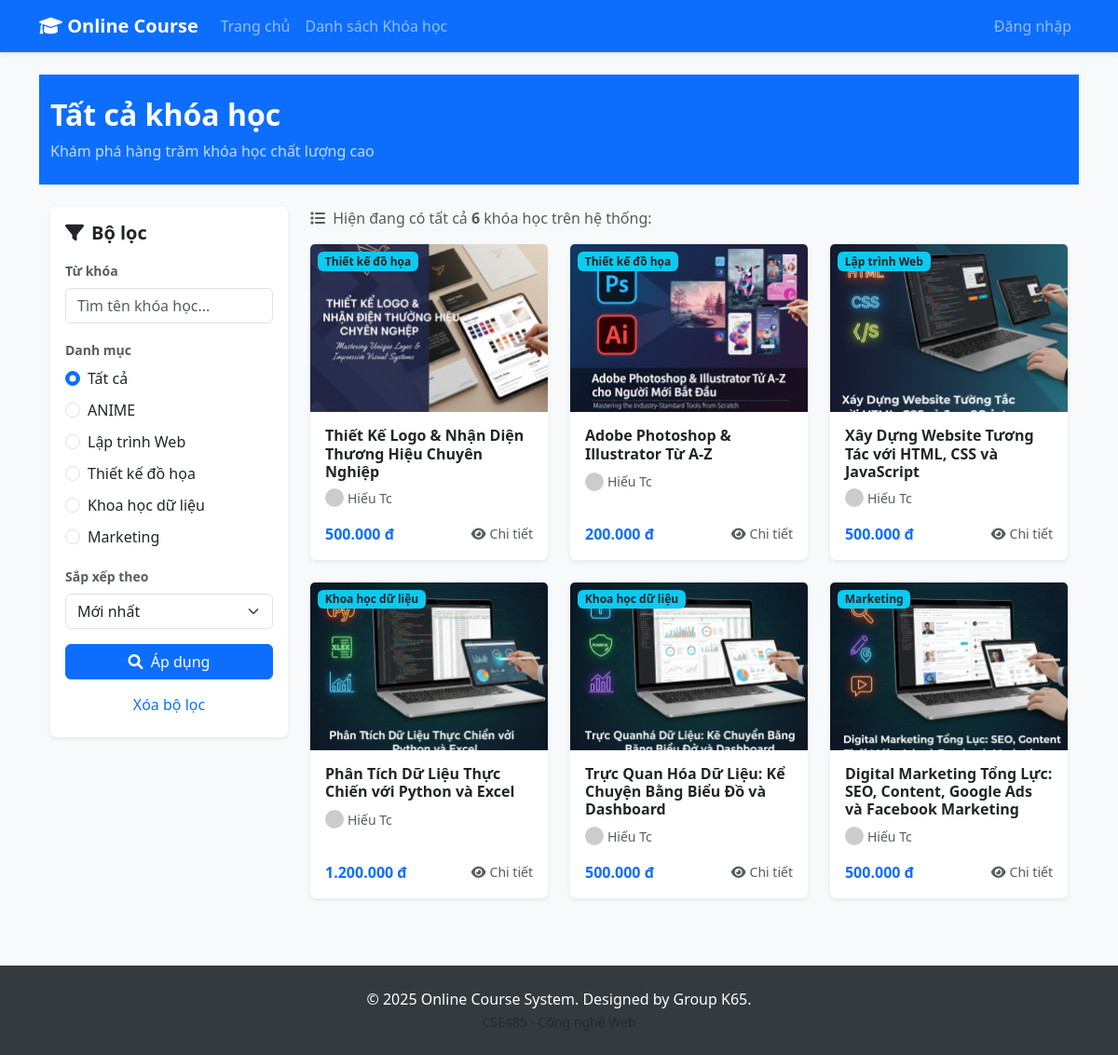
The app's page /index.php?controller=course&action=index with its own data.
### tables this page shows
CREATE TABLE `categories` (
  `id` int(11) NOT NULL,
  `name` varchar(255) NOT NULL,
  `description` text DEFAULT NULL,
  `created_at` datetime DEFAULT current_timestamp()
);

CREATE TABLE `courses` (
  `id` int(11) NOT NULL,
  `title` varchar(255) NOT NULL,
  `description` text DEFAULT NULL,
  `instructor_id` int(11) DEFAULT NULL,
  `category_id` int(11) DEFAULT NULL,
  `price` decimal(10,2) DEFAULT 0.00,
  `duration_weeks` int(11) DEFAULT NULL,
  `level` varchar(50) DEFAULT NULL COMMENT 'Beginner, Intermediate, Advanced',
  `image` varchar(255) DEFAULT NULL,
  `created_at` datetime DEFAULT current_timestamp(),
  `updated_at` datetime DEFAULT current_timestamp() ON UPDATE current_timestamp(),
  `status` varchar(20) DEFAULT 'pending'
);

CREATE TABLE `users` (
  `id` int(11) NOT NULL,
  `username` varchar(255) NOT NULL,
  `email` varchar(255) NOT NULL,
  `password` varchar(255) NOT NULL,
  `fullname` varchar(255) DEFAULT NULL,
  `role` int(11) DEFAULT 0 COMMENT '0: Student, 1: Instructor, 2: Admin',
  `created_at` datetime DEFAULT current_timestamp()
);

### controllers/CourseController.php (called while the page is built, shortened)
<?php
require_once 'config/Database.php';
require_once 'models/Course.php';
require_once 'models/Category.php';
class CourseController {
    private $courseModel;
    private $categoryModel;
    public function __construct() {
        $database = new Database();
        $this->db = $database->connect();
        $this->courseModel = new Course($this->db);
        $this->categoryModel = new Category($this->db);
    }
    public function index() {
        $keyword = isset($_GET['keyword']) ? $_GET['keyword'] : '';
        $category_id = isset($_GET['category_id']) ? $_GET['category_id'] : '';
        $sort = isset($_GET['sort']) ? $_GET['sort'] : 'newest';
        $categories = $this->categoryModel->getAll();
        $courses = $this->courseModel->getCourses($keyword, $category_id, $sort);
        include 'views/courses/index.php';
    }
}
?>

### config/Database.php (called while the page is built, shortened)
<?php
class Database {
    private $host = 'localhost';
    private $db_name = 'onlinecourse';
    private $username = 'root';
    private $password = '';
    private $port = '3306';
    public function connect() {
        $this->conn = null;
        try {
            $dsn = "mysql:host=" . $this->host . ";port=" . $this->port . ";dbname=" . $this->db_name . ";charset=utf8mb4";
            $this->conn = new PDO($dsn, $this->username, $this->password);
            $this->conn->setAttribute(PDO::ATTR_ERRMODE, PDO::ERRMODE_EXCEPTION);
            $this->conn->setAttribute(PDO::ATTR_DEFAULT_FETCH_MODE, PDO::FETCH_ASSOC);
        } catch(PDOException $e) {
            echo "Lỗi kết nối: " . $e->getMessage();
        }
        return $this->conn;
    }
}
?>

### models/Category.php (called while the page is built, shortened)
<?php
class Category {
    private $conn;
    private $table = 'categories';
    public function __construct($db) {
        $this->conn = $db;
    }
    public function getAll() {
        $query = "SELECT * FROM " . $this->table . " ORDER BY created_at DESC";
        $stmt = $this->conn->prepare($query);
        $stmt->execute();
        return $stmt->fetchAll(PDO::FETCH_ASSOC);
    }
}
?>

### models/Course.php (called while the page is built, shortened)
<?php
class Course {
    private $conn;
    private $table = 'courses';
    public function __construct($db) {
        $this->conn = $db;
    }
    public function getCourses($keyword = '', $category_id = '', $sort = 'newest') {
        $query = "SELECT c.*, u.fullname as instructor_name, cat.name as category_name
                  FROM " . $this->table . " c
                  LEFT JOIN users u ON c.instructor_id = u.id
                  LEFT JOIN categories cat ON c.category_id = cat.id
                  WHERE c.status = 'approved'";
        switch ($sort) {
            default:           $query .= " ORDER BY c.created_at DESC"; break;
        }
        $stmt = $this->conn->prepare($query);
        $stmt->execute();
        return $stmt->fetchAll(PDO::FETCH_ASSOC);
    }
}
?>

### views/courses/index.php (the view, shortened to what this page needs)
<?php include 'views/layouts/header.php'; ?>
<div class="bg-primary py-4 mb-4">
    <div class="container text-white">
        <h1 class="fw-bold fs-2">Tất cả khóa học</h1>
        <p class="mb-0 opacity-75">Khám phá hàng trăm khóa học chất lượng cao</p>
    </div>
</div>
<div class="container pb-5">
    <div class="row">
        <div class="col-lg-3 mb-4">
            <div class="card shadow-sm border-0">
                <div class="card-body">
                    <h5 class="fw-bold mb-3"><i class="fas fa-filter me-2"></i>Bộ lọc</h5>
                    <form action="index.php" method="GET">
                        <div class="mb-3">
                            <label class="form-label small fw-bold text-muted">Từ khóa</label>
                            <input type="text" name="keyword" class="form-control" placeholder="Tìm tên khóa học..."
                                   value="<?= isset($_GET['keyword']) ? htmlspecialchars($_GET['keyword']) : '' ?>">
                        </div>
                        <div class="mb-3">
                            <label class="form-label small fw-bold text-muted">Danh mục</label>
                            <div class="d-grid gap-2">
                                <div class="form-check">
                                    <input class="form-check-input" type="radio" name="category_id" value="" id="cat_all"
                                           <?= (!isset($_GET['category_id']) || $_GET['category_id'] == '') ? 'checked' : '' ?>
                                           onchange="this.form.submit()">
                                    <label class="form-check-label" for="cat_all">Tất cả</label>
                                </div>
                                <?php foreach ($categories as $cat): ?>
                                    <div class="form-check">
                                        <input class="form-check-input" type="radio" name="category_id" value="<?= $cat['id'] ?>" id="cat_<?= $cat['id'] ?>"
                                               <?= (isset($_GET['category_id']) && $_GET['category_id'] == $cat['id']) ? 'checked' : '' ?>
                                               onchange="this.form.submit()">
                                        <label class="form-check-label" for="cat_<?= $cat['id'] ?>">
                                            <?= htmlspecialchars($cat['name']) ?>
                                        </label>
                                    </div>
                                <?php endforeach; ?>
                            </div>
                        </div>
                        <div class="mb-3">
                            <label class="form-label small fw-bold text-muted">Sắp xếp theo</label>
                            <select name="sort" class="form-select" onchange="this.form.submit()">
                                <option value="newest" <?= (isset($_GET['sort']) && $_GET['sort'] == 'newest') ? 'selected' : '' ?>>Mới nhất</option>
                            </select>
                        </div>
                        <div class="d-grid">
                            <button type="submit" class="btn btn-primary"><i class="fas fa-search me-1"></i> Áp dụng</button>
                            <a href="index.php?controller=course&action=index" class="btn btn-link text-decoration-none mt-2">Xóa bộ lọc</a>
                        </div>
                    </form>
                </div>
            </div>
        </div>
        <div class="col-lg-9">
            <?php if (count($courses) > 0): ?>
                <?php
    $is_filtering = !empty($_GET['keyword']) || !empty($_GET['category_id']);
?>
<?php if ($is_filtering): ?>
    <p class="text-muted mb-3">
        <i class="fas fa-search me-1"></i>
        Tìm thấy <strong><?= count($courses) ?></strong> kết quả phù hợp với bộ lọc:
    </p>
<?php else: ?>
    <p class="text-muted mb-3">
        <i class="fas fa-list me-1"></i>
        Hiện đang có tất cả <strong><?= count($courses) ?></strong> khóa học trên hệ thống:
    </p>
<?php endif; ?>
                <div class="row g-4">
                    <?php foreach ($courses as $course): ?>
                        <div class="col-md-6 col-lg-4">
                            <div class="card h-100 shadow-sm border-0 hover-card">
                                <div class="position-relative">
                                    <img src="<?= BASE_URL ?>assets/uploads/courses/<?= htmlspecialchars($course['image']) ?>"
     class="card-img-top" alt="Course" style="height: 180px; object-fit: cover;">
                                    <span class="badge bg-info text-dark position-absolute top-0 start-0 m-2">
                                        <?= htmlspecialchars($course['category_name']) ?>
                                    </span>
                                </div>
                                <div class="card-body d-flex flex-column">
                                    <h6 class="card-title fw-bold" style="min-height: 40px;">
                                        <a href="index.php?controller=course&action=detail&id=<?= $course['id'] ?>" class="text-decoration-none text-dark stretched-link">
                                            <?= htmlspecialchars($course['title']) ?>
                                        </a>
                                    </h6>
                                    <div class="d-flex align-items-center mb-3 text-muted small">
                                        <img src="https://via.placeholder.com/20" class="rounded-circle me-1" alt="gv">
                                        <span><?= htmlspecialchars($course['instructor_name']) ?></span>
                                    </div>
                                    <div class="mt-auto d-flex justify-content-between align-items-center">
                                        <span class="fw-bold text-primary">
                                            <?= number_format($course['price'], 0, ',', '.') ?> đ
                                        </span>
                                        <small class="text-muted"><i class="fas fa-eye me-1"></i>Chi tiết</small>
                                    </div>
                                </div>
                            </div>
                        </div>
                    <?php endforeach; ?>
                </div>
            <?php endif; ?>
        </div>
    </div>
</div>
<?php include 'views/layouts/footer.php'; ?>

### index.php (shortened to what this page needs)
<?php
require_once 'config/Database.php';
$controller = isset($_GET['controller']) ? $_GET['controller'] : 'home';
$action = isset($_GET['action']) ? $_GET['action'] : 'index';
$controllerName = ucfirst($controller) . 'Controller';
$controllerPath = "controllers/$controllerName.php";
if (file_exists($controllerPath)) {
    $obj = new $controllerName();
    if (method_exists($obj, $action)) {
        $obj->$action();
    } else {
        die("Lỗi: Action '$action' không tồn tại trong $controllerName.");
    }
} else {
    die("Lỗi: Controller '$controllerName' không tìm thấy (File $controllerPath chưa tạo).");
}
?>

### views/layouts/header.php (shortened to what this page needs)
<!DOCTYPE html>
<html lang="vi">
<head>
    <link href="https://cdn.jsdelivr.net/npm/bootstrap@5.3.0/dist/css/bootstrap.min.css" rel="stylesheet">
    <link rel="stylesheet" href="https://cdnjs.cloudflare.com/ajax/libs/font-awesome/6.0.0/css/all.min.css">
    <link rel="stylesheet" href="/onlinecourse/assets/css/style.css">
</head>
<body>
    <nav class="navbar navbar-expand-lg navbar-dark bg-primary shadow-sm">
        <div class="container">
            <a class="navbar-brand fw-bold" href="index.php">
                <i class="fas fa-graduation-cap"></i> Online Course
            </a>
            <div class="collapse navbar-collapse" id="navbarNav">
                <ul class="navbar-nav me-auto">
                    <li class="nav-item">
                        <a class="nav-link" href="index.php?controller=home&action=index">Trang chủ</a>
                    </li>
                    <li class="nav-item">
                        <a class="nav-link" href="index.php?controller=course&action=index">Danh sách Khóa học</a>
                    </li>
                </ul>
                <ul class="navbar-nav ms-auto">
                    <?php if (isset($_SESSION['user_id'])): ?>
                        <li class="nav-item dropdown">
                            <a class="nav-link dropdown-toggle" href="#" id="userDropdown" role="button" data-bs-toggle="dropdown">
                                <i class="fas fa-user-circle me-1"></i>Xin chào, <strong><?= htmlspecialchars($_SESSION['username']) ?></strong>
                            </a>
                            <ul class="dropdown-menu dropdown-menu-end">
                                <?php if ($_SESSION['role'] === 'student'): ?>
                                    <li><a class="dropdown-item" href="index.php?controller=student&action=dashboard"><i class="fas fa-book me-2"></i>Khóa học của tôi</a></li>
                                    <li><hr class="dropdown-divider"></li>
                                <?php elseif ($_SESSION['role'] === 'instructor'): ?>
                                    <li><a class="dropdown-item" href="index.php?controller=instructor&action=dashboard"><i class="fas fa-chalkboard-teacher me-2"></i>Bảng điều khiển</a></li>
                                    <li><hr class="dropdown-divider"></li>
                                <?php elseif ($_SESSION['role'] === 'admin'): ?>
                                    <li><a class="dropdown-item" href="index.php?controller=admin&action=dashboard"><i class="fas fa-shield-alt me-2"></i>Bảng điều khiển Admin</a></li>
                                    <li><hr class="dropdown-divider"></li>
                                <?php endif; ?>
                                <li><a class="dropdown-item text-danger" href="index.php?controller=auth&action=logout"><i class="fas fa-sign-out-alt me-2"></i>Đăng xuất</a></li>
                            </ul>
                        </li>
                    <?php else: ?>
                        <li class="nav-item">
                            <a class="nav-link" href="index.php?controller=auth&action=login">Đăng nhập</a>
                        </li>
                    <?php endif; ?>
                </ul>
            </div>
        </div>
    </nav>
    <div class="container main-content py-4">

### views/layouts/footer.php (shortened to what this page needs)
</div> <footer class="text-center py-4">
        <div class="container">
            <div class="row">
                <div class="col-md-12">
                    <p class="mb-0">&copy; 2025 Online Course System. Designed by Group K65.</p>
                    <small class="text-muted">CSE485 - Công nghệ Web</small>
                </div>
            </div>
        </div>
    </footer>
</body>
</html>

### assets/css/style.css (style rules this page uses)
body { display: flex; flex-direction: column; min-height: 100vh; background-color: #f8f9fa; }
.main-content { flex: 1; }
footer { background-color: #343a40; color: white; margin-top: auto; }

### records on screen
categories: name "ANIME"
categories: name "Lập trình Web"
categories: name "Thiết kế đồ họa"
categories: name "Khoa học dữ liệu"
categories: name "Marketing"
courses: image (picture), category.name "Thiết kế đồ họa", title "Thiết Kế Logo & Nhận Diện Thương Hiệu Chuyên Nghiệp", instructor.fullname "Hiếu Tc", price "500.000"
courses: image (picture), category.name "Thiết kế đồ họa", title "Adobe Photoshop & Illustrator Từ A-Z", instructor.fullname "Hiếu Tc", price "200.000"
courses: image (picture), category.name "Lập trình Web", title "Xây Dựng Website Tương Tác với HTML, CSS và JavaScript", instructor.fullname "Hiếu Tc", price "500.000"
courses: image (picture), category.name "Khoa học dữ liệu", title "Phân Tích Dữ Liệu Thực Chiến với Python và Excel", instructor.fullname "Hiếu Tc", price "1.200.000"
courses: image (picture), category.name "Khoa học dữ liệu", title "Trực Quan Hóa Dữ Liệu: Kể Chuyện Bằng Biểu Đồ và Dashboard", instructor.fullname "Hiếu Tc", price "500.000"
courses: image (picture), category.name "Marketing", title "Digital Marketing Tổng Lực: SEO, Content, Google Ads và Facebook Marketing", instructor.fullname "Hiếu Tc", price "500.000"

### other values on screen
count($courses) "6"
